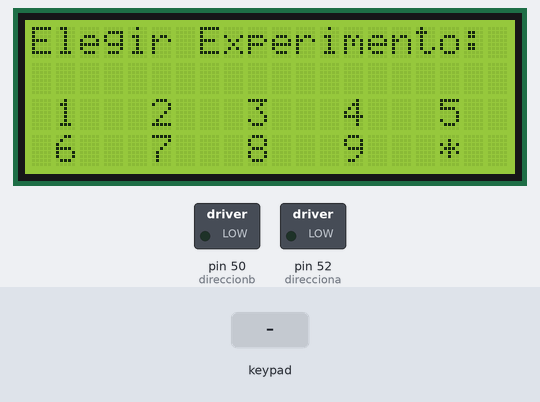
A sketch run on a simulated Arduino Mega 2560, built with avr-gcc and run on an emulated ATmega2560. Shown: 20×4 character LCD, switched loads named in the sketch (green lamp = pin HIGH). The test bench sets the inputs (shaded band). Pins used as bus, display or sensor lines are not drawn.

Above: at 2.4 s.
2.5 s: keypad keys 1 3 9 7 * pressed 0.4 s apart
At 3.7 s:
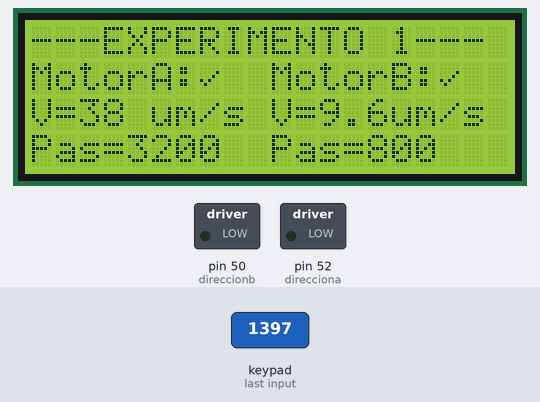
At 4.8 s:
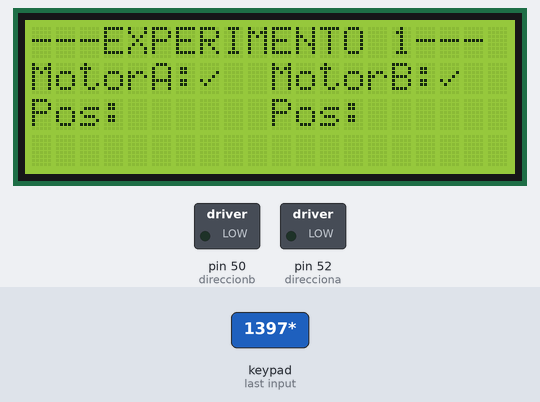
Timing chart, 0 to 6.3 s (numbered marks = the images above; inputs shaded):
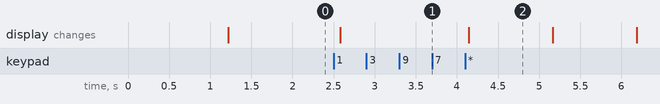

The sketch:

PROYECTO_MAQUINA.ino
```cpp
/*
Codigo realizado por Salvador Ruiz Sedeño el 27-9-2014

Mas info en: http://www.frostcode.es/

Codigo para aprender a utilizar una pantarra lcd mediate i2c.
Puedes ver el Tutorial en vídeo en Youtube:http://youtu.be/4mTRnRwDnF8

http://tronixstuff.com/2011/06/22/tutorial-arduino-timing-methods-with-millis/
*/

////////////////////////////////////////////////////////////////////////////////////////////////// LIBRERIAS
#include <Keypad.h>
#include <Wire.h>
#include <LiquidCrystal_I2C.h>
LiquidCrystal_I2C lcd(0x27,20,4);
////////////////////////////////////////////////////////////////////////////////////////////////// VARIABLES
byte escobaChar[8] = { B00100, B00100, B00100, B00100, B00100, B11111, B10101, B10101 };
int Escobachar = 0;
byte chuloChar[8] = { B00000, B00000, B00001, B00010, B10100, B01000, B00000, B00000 };
int Chulochar = 1;
char myChar = ' ';


int stepsa = 53;
int direcciona = 52;

int stepsb = 51;
int direccionb = 50;

int dira;
int pasos;
int velocidad;
int dirb;

float h,m,s;
long int total;

double razon;

int posa;
int posb;
////////////////////////////////////////////////////////////////////////////////////////////////// TECLADO
const byte numRows= 4; //number of rows on the keypad
const byte numCols= 4; //number of columns on the keypad

//keymap defines the key pressed according to the row and columns just as appears on the keypad
char keymap[numRows][numCols]=
{
{'1', '2', '3', 'A'},
{'4', '5', '6', 'B'},
{'7', '8', '9', 'C'},
{'*', '0', '#', 'D'}
};

//Code that shows the the keypad connections to the arduino terminals
byte rowPins[numRows] = {9,8,7,6}; //Rows 0 to 3
byte colPins[numCols]= {5,4,3,2}; //Columns 0 to 3

//initializes an instance of the Keypad class
Keypad myKeypad= Keypad(makeKeymap(keymap), rowPins, colPins, numRows, numCols);
////////////////////////////////////////////////////////////////////////////////////////////////// SETUP
void setup()
{
  Serial.begin(9600);
  pinMode(stepsa, OUTPUT);
  pinMode(direcciona, OUTPUT);
  pinMode(stepsb, OUTPUT);
  pinMode(direccionb, OUTPUT);
  //pinMode(reset, OUTPUT);
  //Iniciamos el fondo retroiluminado
  lcd.backlight();
  //Iniciamos la pantalla
  lcd.init();
  lcd.createChar(0, escobaChar);
  lcd.createChar(1, chuloChar);
  intro();
  delay(1000);
  experimento();

}


////////////////////////////////////////////////////////////////////////////////////////////////// LOOP
void loop()
{

  char keypressed = myKeypad.getKey();

   if (keypressed != NO_KEY)
  {

    if(keypressed == keymap[0][0]){
      expunoscreen();
      pasos = 3200;
      dira = 0;
      velocidad = 1000;
      dirb = 0;
      razon=4;
      total = (pasos)*(velocidad/1000);
    }


   if(keypressed == keymap[3][0]){
      posa=0;
      posb=0;
      lcd.setCursor(0,2);
      lcd.print("Pos:      Pos:      ");
      lcd.setCursor(0,3);
      lcd.print("                   ");
      Pasos(dira, pasos, velocidad, dirb, razon);

    }

    if(keypressed == keymap[3][2]){
      experimento();
    }


  }

}
```

funciones.ino
```cpp
void intro(){
  lcd.clear();
  lcd.setCursor(0,0);
  lcd.print("*------------------*");
  lcd.setCursor(0,1);
  lcd.print("| Caja de Arena:   |");
  lcd.setCursor(0,2);
  lcd.print("|   NIMBUS 2015    |");
  lcd.setCursor(0,3);
  lcd.print("*------------------*");
  lcd.setCursor(16, 2);
  lcd.write(Escobachar);
  return;
}


void experimento(){
  lcd.clear();
  lcd.setCursor(0,0);
  lcd.print("Elegir Experimento:");
  lcd.setCursor(1,2);
  lcd.print("1   2   3   4   5 ");
  lcd.setCursor(1,3);
  lcd.print("6   7   8   9   * ");
  return;
}

void expunoscreen(){
  lcd.clear();
  lcd.setCursor(0,0);
  lcd.print("---EXPERIMENTO 1---");
  lcd.setCursor(0,1);
  lcd.print("MotorA:");
  lcd.setCursor(7,1);
  lcd.write(Chulochar);
  lcd.setCursor(0,2);
  lcd.print("V=38 um/s");
  lcd.setCursor(0,3);
  lcd.print("Pas=3200");
  lcd.setCursor(10,1);
  lcd.print("MotorB:");
  lcd.setCursor(17,1);
  lcd.write(Chulochar);
  lcd.setCursor(10,2);
  lcd.print("V=9.6um/s");
  lcd.setCursor(10,3);
  lcd.print("Pas=800");
  return;
}


void Pasos(int dira, int pasos, int velocidad, int dirb, int razon){

  if(dira == 1){
    digitalWrite(direcciona, HIGH);
  }
  else if (dira == 0){
    digitalWrite(direcciona, LOW);
  }
  if(dirb == 1){
    digitalWrite(direccionb, HIGH);
  }
  else if (dirb == 0){
    digitalWrite(direccionb, LOW);
  }


  for (int i = 0; i<pasos; i++)
  {
    digitalWrite(stepsa, HIGH);
    //delay(velocidada);
    digitalWrite(stepsa, LOW);
    if(i%razon == 0){
    digitalWrite(stepsb, HIGH);
    //delay(velocidadb);
    digitalWrite(stepsb, LOW);
    posb+=1;
    }
    delay(velocidad);
    posa+=1;

    Experimentoscreen();

  }

}


float Porcentaje(){
  float porcentaje = ((posa*100.0)/pasos);
  return porcentaje;
}

void Tiempo(){

  long int tiemptot = total - (posa*(velocidad/1000));
  float horas = total / 3600;
  long int over;

  h=int(tiemptot/3600);
  m= int(tiemptot/60);
  s=int(tiemptot%60);

  //h=int(tiemptot/3600);
  //over=tiemptot%3600;
  //m=int(over/60);
  //over=over%60;
  //s=int(over);


}

void Experimentoscreen(){
  lcd.setCursor(4,2);
  lcd.print(posa);
  lcd.setCursor(14,2);
  lcd.print(posb);
  lcd.setCursor(0,3);
  lcd.print(Porcentaje(), 2);
  lcd.setCursor(4,3);
  lcd.print('%');
  Tiempo();
  lcd.setCursor(9,3);
  lcd.print(h,0);
  lcd.setCursor(11,3);
  lcd.print('h');
  lcd.setCursor(13,3);
  lcd.print(m,0);
  lcd.setCursor(15,3);
  lcd.print('m');
  lcd.setCursor(17,3);
  lcd.print(s,0);
  lcd.setCursor(19,3);
  lcd.print('s');
}
```

Measured:
- after the input at 2.5 s, the display: changes after 0.08 s (image 1)
